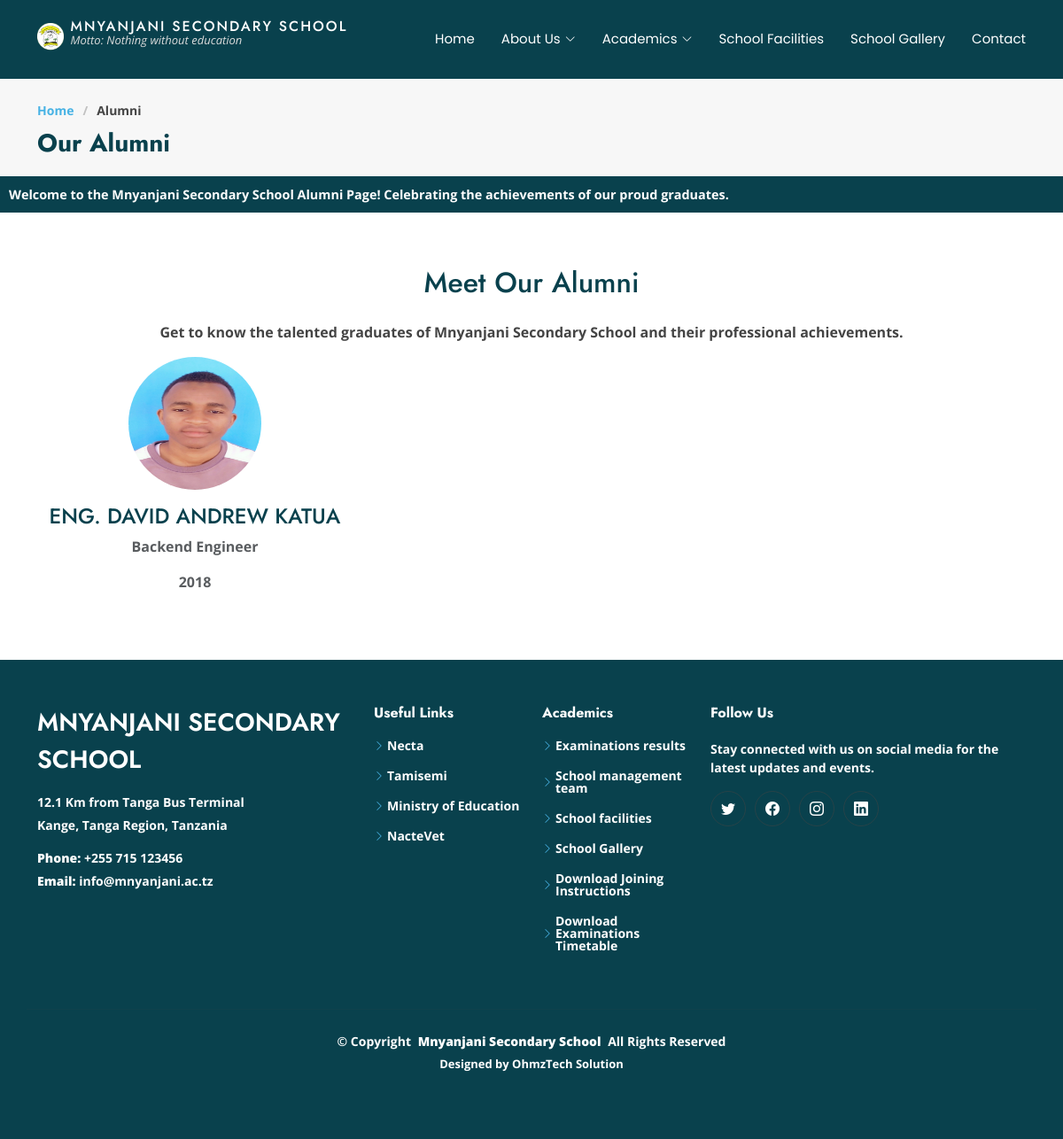
The page /alumni/ on the database its author committed.
### mnyanjani/models.py (models this page shows, shortened)
class Alumni(models.Model):
    full_name = models.CharField(max_length=150, verbose_name="Full Name")
    year_of_graduation = models.IntegerField(verbose_name="Year of Graduation")
    current_position = models.CharField(max_length=200, blank=True, null=True, verbose_name="Current Position")
    description = models.TextField(blank=True, null=True, verbose_name="Description")
    image = models.ImageField(upload_to='alumni/', blank=True, null=True, verbose_name="Alumni Photo")

### mnyanjani/views.py (the view)
# urls.py: path('alumni/', views.alumni, name='alumni'),
def alumni(request):
    alumni_list = Alumni.objects.order_by('-year_of_graduation')
    return render(request, 'alumni.html', {'alumni': alumni_list})

### mnyanjani/templates/alumni.html (shortened to what this page needs)
{% extends 'base.html' %}
{% load static %}
{% block content %}
<marquee width="100%" direction="left" class="marquee" onmouseover="this.stop();" onmouseout="this.start();"><p><b><font color="#203864">
    <a href='joining_instructions_form_one_2024.pdf' target="_blank"></a> </font> </marquee>
<div class="page-title" data-aos="fade">
<div class="container">
  <nav class="breadcrumbs" style="padding-top: 30px;">
    <ol>
      <li><a href="{% url 'home' %}">Home</a></li>
      <li class="current">Alumni</li>
    </ol>
  </nav>
  <h1>Our Alumni</h1>
</div>
</div>
<div style="background-color: #09414d; color: white; padding: 10px;">
<marquee behavior="scroll" direction="left" scrollamount="6" style="font-size: 0.9em;" class="marquee" onmouseover="this.stop();" onmouseout="this.start();" >
  Welcome to the Mnyanjani Secondary School Alumni Page! Celebrating the achievements of our proud graduates.
</marquee>
</div>
<section id="alumni" class="alumni-section section">
<div class="container" data-aos="fade-up">
  <h2 class="text-center mb-4">Meet Our Alumni</h2>
  <p class="text-center">Get to know the talented graduates of Mnyanjani Secondary School and their professional achievements.</p>
  <div class="row gy-4">
    {% for alumn in alumni%}
    <div class="col-lg-4 col-md-6">
      <div class="alumni-item text-center" data-aos="zoom-in">
        <img src="{{alumn.image.url}}" alt="Alumni 1" class="img-fluid rounded-circle mb-3" style="width: 150px; height: 150px;">
        <h4>{{alumn.full_name}}</h4>
        <p class="text-muted">{{alumn.current_position}}</p>
        <p class="text-muted">{{alumn.year_of_graduation}}</p>
      </div>
    </div>
{%endfor%}
  </div>
</div>
</section>
{% endblock content %}

### static/css/main.css (style rules this page uses)
:root { --default-font: "Open Sans", system-ui, -apple-system, "Segoe UI", Roboto, "Helvetica Neue", Arial, "Noto Sans", "Liberation Sans", sans-serif, "Apple Color Emoji", "Segoe UI Emoji", "Segoe UI Symbol", "Noto Color Emoji"; --heading-font: "Jost", sans-serif; --nav-font: "Poppins", sans-serif; }
:root { --background-color: #ffffff; --default-color: #444444; --heading-color: #09414d; --accent-color: #47b2e4; --contrast-color: #ffffff; }
:root { --nav-color: #ffffff; --nav-hover-color: #47b2e4; --nav-dropdown-background-color: #ffffff; --nav-dropdown-color: #444444; --nav-dropdown-hover-color: #47b2e4; }
:root { scroll-behavior: smooth; }
body { color: var(--default-color); background-color: var(--background-color); font-family: var(--default-font); }
a { color: var(--accent-color); text-decoration: none; transition: 0.3s; }
h1, h2, h3, h4, h5, h6 { color: var(--heading-color); font-family: var(--heading-font); }
.page-title { --background-color: color-mix(in srgb, var(--default-color), transparent 96%); color: var(--default-color); background-color: var(--background-color); padding: 20px 0; position: relative; }
.page-title h1 { font-size: 28px; font-weight: 700; margin: 0; }
.page-title .breadcrumbs ol { display: flex; flex-wrap: wrap; list-style: none; padding: 0 0 10px 0; margin: 0; font-size: 14px; }
.page-title .breadcrumbs ol li+li { padding-left: 10px; }
.page-title .breadcrumbs ol li+li::before { content: "/"; display: inline-block; padding-right: 10px; color: color-mix(in srgb, var(--default-color), transparent 70%); }
section, .section { color: var(--default-color); background-color: var(--background-color); padding: 60px 0; scroll-margin-top: 88px; overflow: clip; }

### rows shown on the page
Alumni: image (picture), full_name "ENG. DAVID ANDREW KATUA", current_position "Backend Engineer", year_of_graduation "2018"
